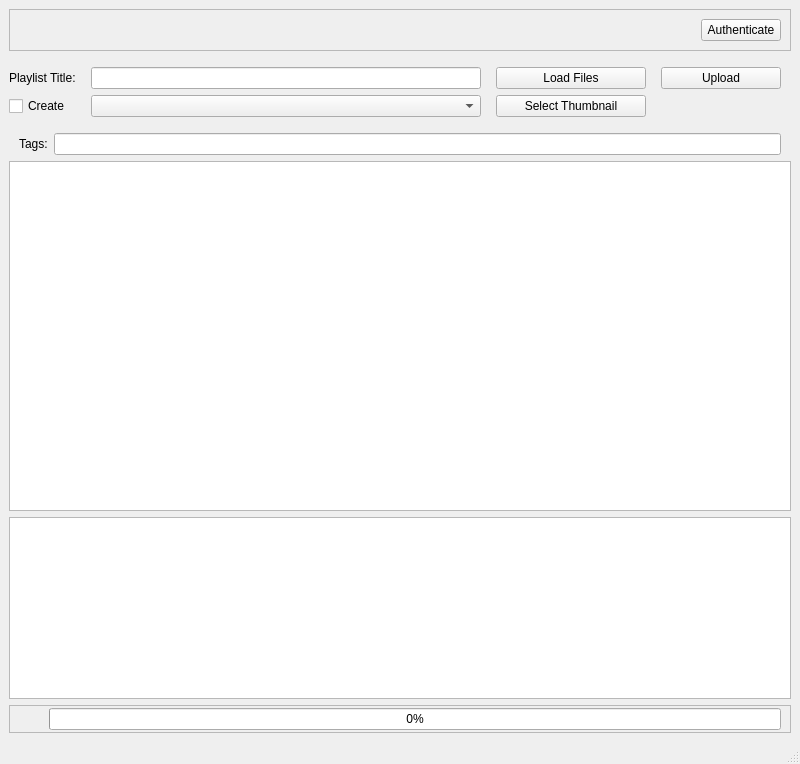
<?xml version="1.0" encoding="UTF-8"?>
<ui version="4.0">
 <class>MainWindow</class>
 <widget class="QMainWindow" name="MainWindow">
  <property name="geometry">
   <rect>
    <x>0</x>
    <y>0</y>
    <width>800</width>
    <height>764</height>
   </rect>
  </property>
  <property name="windowTitle">
   <string>MainWindow</string>
  </property>
  <widget class="QWidget" name="centralwidget">
   <layout class="QGridLayout" name="gridLayout_3">
    <item row="1" column="0">
     <layout class="QGridLayout" name="gridLayout">
      <property name="topMargin">
       <number>10</number>
      </property>
      <property name="rightMargin">
       <number>10</number>
      </property>
      <property name="bottomMargin">
       <number>10</number>
      </property>
      <property name="horizontalSpacing">
       <number>15</number>
      </property>
      <item row="1" column="0">
       <widget class="QLabel" name="label">
        <property name="text">
         <string>Playlist Title:</string>
        </property>
       </widget>
      </item>
      <item row="2" column="4">
       <widget class="QPushButton" name="thumbnail">
        <property name="text">
         <string>Select Thumbnail</string>
        </property>
       </widget>
      </item>
      <item row="1" column="2">
       <widget class="QLineEdit" name="playlistName"/>
      </item>
      <item row="2" column="2">
       <widget class="QComboBox" name="availablePlaylists"/>
      </item>
      <item row="1" column="4">
       <widget class="QPushButton" name="loadFiles">
        <property name="minimumSize">
         <size>
          <width>150</width>
          <height>0</height>
         </size>
        </property>
        <property name="text">
         <string>Load Files</string>
        </property>
       </widget>
      </item>
      <item row="2" column="0">
       <widget class="QCheckBox" name="checkBox">
        <property name="text">
         <string>Create</string>
        </property>
       </widget>
      </item>
      <item row="1" column="5">
       <widget class="QPushButton" name="uploadFiles">
        <property name="minimumSize">
         <size>
          <width>120</width>
          <height>0</height>
         </size>
        </property>
        <property name="text">
         <string>Upload</string>
        </property>
       </widget>
      </item>
     </layout>
    </item>
    <item row="5" column="0">
     <widget class="QFrame" name="frame_2">
      <property name="frameShape">
       <enum>QFrame::Shape::StyledPanel</enum>
      </property>
      <property name="frameShadow">
       <enum>QFrame::Shadow::Raised</enum>
      </property>
      <layout class="QGridLayout" name="gridLayout_4">
       <property name="topMargin">
        <number>2</number>
       </property>
       <property name="bottomMargin">
        <number>2</number>
       </property>
       <property name="horizontalSpacing">
        <number>10</number>
       </property>
       <property name="verticalSpacing">
        <number>0</number>
       </property>
       <item row="0" column="1">
        <widget class="QProgressBar" name="progressBar">
         <property name="value">
          <number>0</number>
         </property>
        </widget>
       </item>
       <item row="0" column="0">
        <widget class="QLabel" name="uploadCount">
         <property name="minimumSize">
          <size>
           <width>20</width>
           <height>0</height>
          </size>
         </property>
         <property name="text">
          <string/>
         </property>
        </widget>
       </item>
      </layout>
     </widget>
    </item>
    <item row="3" column="0">
     <layout class="QVBoxLayout" name="verticalLayout">
      <item>
       <widget class="QTableView" name="tableView">
        <property name="minimumSize">
         <size>
          <width>0</width>
          <height>350</height>
         </size>
        </property>
        <property name="editTriggers">
         <set>QAbstractItemView::EditTrigger::AllEditTriggers</set>
        </property>
        <property name="alternatingRowColors">
         <bool>true</bool>
        </property>
        <attribute name="horizontalHeaderCascadingSectionResizes">
         <bool>true</bool>
        </attribute>
        <attribute name="horizontalHeaderStretchLastSection">
         <bool>true</bool>
        </attribute>
        <attribute name="verticalHeaderCascadingSectionResizes">
         <bool>true</bool>
        </attribute>
        <attribute name="verticalHeaderStretchLastSection">
         <bool>true</bool>
        </attribute>
       </widget>
      </item>
     </layout>
    </item>
    <item row="0" column="0">
     <widget class="QFrame" name="frame">
      <property name="frameShape">
       <enum>QFrame::Shape::StyledPanel</enum>
      </property>
      <property name="frameShadow">
       <enum>QFrame::Shadow::Raised</enum>
      </property>
      <layout class="QGridLayout" name="gridLayout_2">
       <item row="1" column="0">
        <widget class="QLabel" name="connectedStatus">
         <property name="minimumSize">
          <size>
           <width>100</width>
           <height>0</height>
          </size>
         </property>
         <property name="text">
          <string/>
         </property>
        </widget>
       </item>
       <item row="1" column="2">
        <widget class="QPushButton" name="auther">
         <property name="maximumSize">
          <size>
           <width>100</width>
           <height>16777215</height>
          </size>
         </property>
         <property name="text">
          <string>Authenticate</string>
         </property>
        </widget>
       </item>
       <item row="1" column="1">
        <spacer name="horizontalSpacer">
         <property name="orientation">
          <enum>Qt::Orientation::Horizontal</enum>
         </property>
         <property name="sizeHint" stdset="0">
          <size>
           <width>40</width>
           <height>20</height>
          </size>
         </property>
        </spacer>
       </item>
      </layout>
     </widget>
    </item>
    <item row="4" column="0">
     <widget class="QPlainTextEdit" name="plainTextEdit">
      <property name="plainText">
       <string/>
      </property>
     </widget>
    </item>
    <item row="2" column="0">
     <layout class="QHBoxLayout" name="horizontalLayout">
      <property name="leftMargin">
       <number>10</number>
      </property>
      <property name="topMargin">
       <number>0</number>
      </property>
      <property name="rightMargin">
       <number>10</number>
      </property>
      <item>
       <widget class="QLabel" name="label_2">
        <property name="text">
         <string>Tags:</string>
        </property>
       </widget>
      </item>
      <item>
       <widget class="QLineEdit" name="tagsDesc"/>
      </item>
     </layout>
    </item>
   </layout>
  </widget>
  <widget class="QMenuBar" name="menubar">
   <property name="geometry">
    <rect>
     <x>0</x>
     <y>0</y>
     <width>800</width>
     <height>25</height>
    </rect>
   </property>
  </widget>
  <widget class="QStatusBar" name="statusbar"/>
 </widget>
 <resources/>
 <connections/>
</ui>
